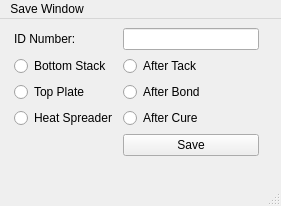
<?xml version="1.0" encoding="UTF-8"?>
<ui version="4.0">
 <class>MainWindow</class>
 <widget class="QMainWindow" name="MainWindow">
  <property name="geometry">
   <rect>
    <x>0</x>
    <y>0</y>
    <width>281</width>
    <height>206</height>
   </rect>
  </property>
  <property name="windowTitle">
   <string>MainWindow</string>
  </property>
  <widget class="QWidget" name="centralwidget">
   <layout class="QGridLayout" name="gridLayout">
    <item row="0" column="0">
     <spacer name="horizontalSpacer_2">
      <property name="orientation">
       <enum>Qt::Horizontal</enum>
      </property>
      <property name="sizeType">
       <enum>QSizePolicy::Fixed</enum>
      </property>
      <property name="sizeHint" stdset="0">
       <size>
        <width>5</width>
        <height>5</height>
       </size>
      </property>
     </spacer>
    </item>
    <item row="0" column="1" rowspan="2">
     <layout class="QFormLayout" name="formLayout">
      <item row="1" column="0">
       <widget class="QRadioButton" name="bottom_stack">
        <property name="text">
         <string>Bottom Stack</string>
        </property>
       </widget>
      </item>
      <item row="1" column="1">
       <widget class="QRadioButton" name="after_tack">
        <property name="text">
         <string>After Tack</string>
        </property>
       </widget>
      </item>
      <item row="2" column="0">
       <widget class="QRadioButton" name="top_plate">
        <property name="text">
         <string>Top Plate</string>
        </property>
       </widget>
      </item>
      <item row="2" column="1">
       <widget class="QRadioButton" name="after_bond">
        <property name="text">
         <string>After Bond</string>
        </property>
       </widget>
      </item>
      <item row="3" column="0">
       <widget class="QRadioButton" name="heat_spreader">
        <property name="text">
         <string>Heat Spreader</string>
        </property>
       </widget>
      </item>
      <item row="3" column="1">
       <widget class="QRadioButton" name="after_cure">
        <property name="text">
         <string>After Cure</string>
        </property>
       </widget>
      </item>
      <item row="4" column="1">
       <widget class="QPushButton" name="save_b">
        <property name="text">
         <string>Save</string>
        </property>
       </widget>
      </item>
      <item row="0" column="1">
       <widget class="QLineEdit" name="ID"/>
      </item>
      <item row="0" column="0">
       <widget class="QLabel" name="label">
        <property name="text">
         <string>ID Number:</string>
        </property>
       </widget>
      </item>
     </layout>
    </item>
    <item row="1" column="2">
     <spacer name="horizontalSpacer">
      <property name="orientation">
       <enum>Qt::Horizontal</enum>
      </property>
      <property name="sizeType">
       <enum>QSizePolicy::Fixed</enum>
      </property>
      <property name="sizeHint" stdset="0">
       <size>
        <width>13</width>
        <height>13</height>
       </size>
      </property>
     </spacer>
    </item>
   </layout>
  </widget>
  <widget class="QMenuBar" name="menubar">
   <property name="geometry">
    <rect>
     <x>0</x>
     <y>0</y>
     <width>281</width>
     <height>21</height>
    </rect>
   </property>
   <widget class="QMenu" name="menuSave_Window">
    <property name="title">
     <string>Save Window</string>
    </property>
   </widget>
   <addaction name="menuSave_Window"/>
  </widget>
  <widget class="QStatusBar" name="statusbar"/>
 </widget>
 <resources/>
 <connections/>
</ui>
